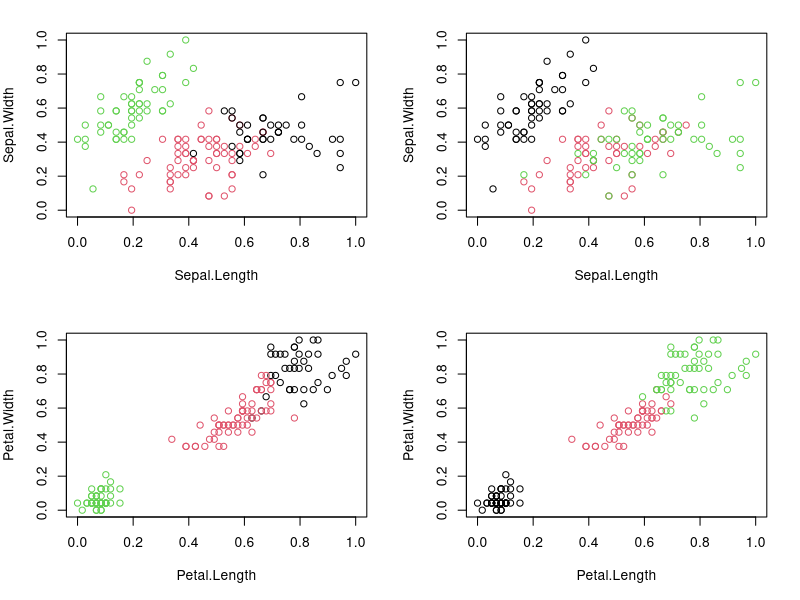

Generate this figure with R:
require("datasets")
data("iris") # load Iris Dataset
str(iris) #view structure of dataset

summary(iris) #view statistical summary of dataset

head(iris) #view top  rows of dataset


iris.new <- iris[, c(1, 2, 3, 4)]
iris.class <- iris[, "Species"]
head(iris.new)

head(iris.class)


normalize <- function(x) {
  return((x - min(x)) / (max(x) - min(x)))
}

iris.new$Sepal.Length <- normalize(iris.new$Sepal.Length)
iris.new$Sepal.Width <- normalize(iris.new$Sepal.Width)
iris.new$Petal.Length <- normalize(iris.new$Petal.Length)
iris.new$Petal.Width <- normalize(iris.new$Petal.Width)
head(iris.new)

result <- kmeans(iris.new, 3) #apply k-means algorithm with no. of centroids(k)=3
result$size # gives no. of records in each cluster

result$centers # gives value of cluster center data point value(3 centers for k=3)


result$cluster #gives cluster vector showing the cluster where each record falls


par(mfrow = c(2, 2), mar = c(5, 4, 2, 2))
plot(iris.new[c(1, 2)], col = result$cluster) # Plot to see how Sepal.Length and Sepal.Width data points have been distributed in clusters
plot(iris.new[c(1, 2)], col = iris.class) # Plot to see how Sepal.Length and Sepal.Width data points have been distributed originally as per "class" attribute in dataset
plot(iris.new[c(3, 4)], col = result$cluster) # Plot to see how Petal.Length and Petal.Width data points have been distributed in clusters
plot(iris.new[c(3, 4)], col = iris.class)

table(result$cluster, iris.class)
